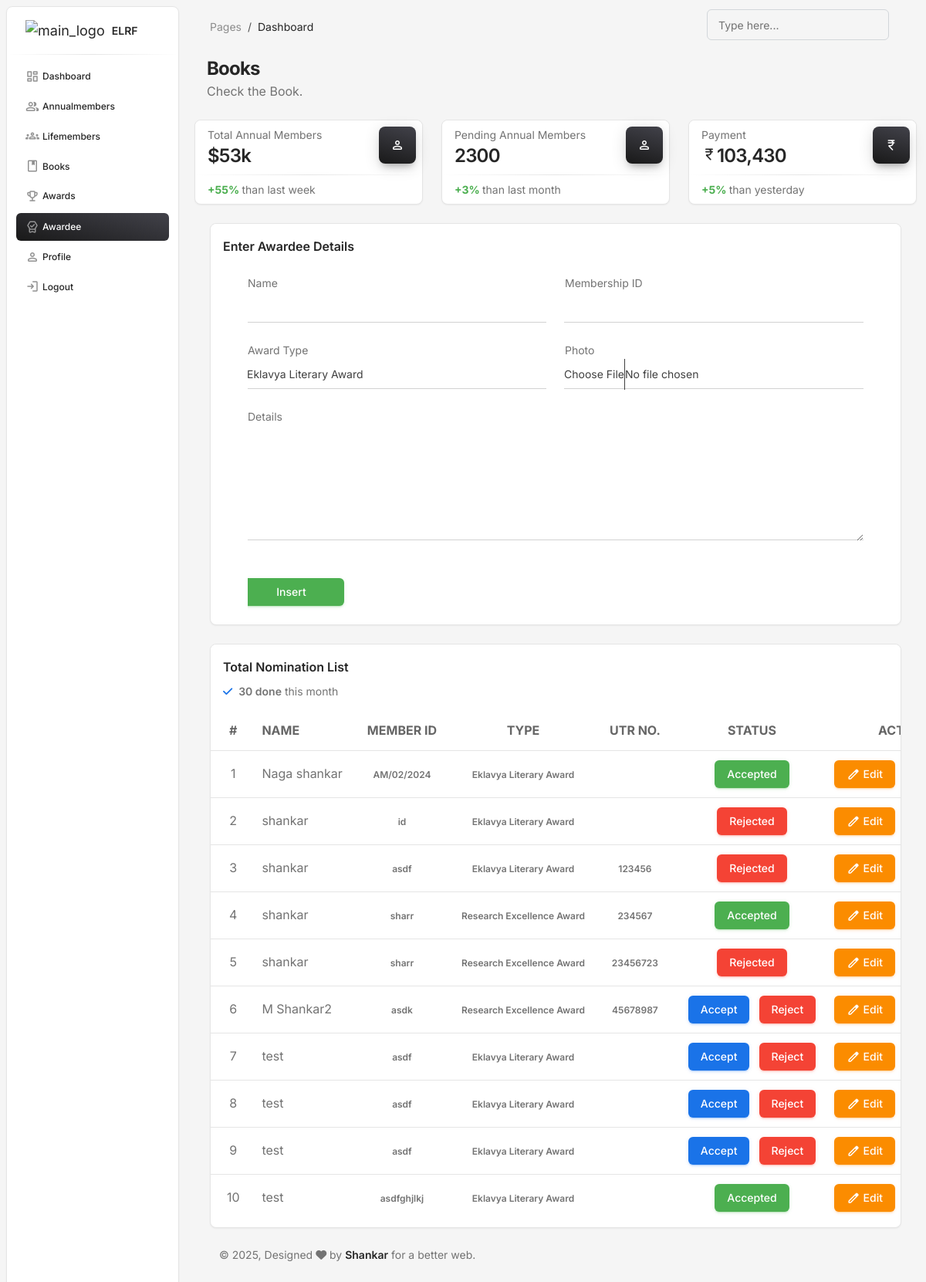
Page /Admin1/pages/awardlist.php on the committed database.
### tables this page shows
CREATE TABLE `awardmem` (
  `id` int(11) NOT NULL,
  `date` varchar(50) NOT NULL DEFAULT current_timestamp(),
  `name` varchar(100) DEFAULT NULL,
  `mid` varchar(50) DEFAULT NULL,
  `type` varchar(100) DEFAULT NULL,
  `status` int(11) NOT NULL DEFAULT 0,
  `utr` bigint(20) DEFAULT NULL,
  `details` text DEFAULT NULL
);

### Admin1/pages/awardlist.php (the view, shortened to what this page needs)
<?php
include('./comp/head.php');
?>
<body class="g-sidenav-show  bg-gray-100">
  <?php
include('./comp/sidebar.php');
  ?>
  <main class="main-content position-relative max-height-vh-100 h-100 border-radius-lg ">
    <?php
include('./comp/nav.php');
  ?>
    <div class="container-fluid py-2">
      <div class="row">
        <div class="ms-3">
          <h3 class="mb-0 h4 font-weight-bolder">Books</h3>
          <p class="mb-4">
            Check the Book.
          </p>
        </div>
        <div class="col-xl-4 col-sm-6 mb-xl-0 mb-4">
          <div class="card">
            <div class="card-header p-2 ps-3">
              <div class="d-flex justify-content-between">
                <div>
                  <p class="text-sm mb-0 text-capitalize">Total Annual Members</p>
                  <h4 class="mb-0">$53k</h4>
                </div>
                <div class="icon icon-md icon-shape bg-gradient-dark shadow-dark shadow text-center border-radius-lg">
                <i class="material-symbols-rounded opacity-10">person</i>
                </div>
              </div>
            </div>
            <hr class="dark horizontal my-0">
            <div class="card-footer p-2 ps-3">
              <p class="mb-0 text-sm"><span class="text-success font-weight-bolder">+55% </span>than last week</p>
            </div>
          </div>
        </div>
        <div class="col-xl-4 col-sm-6 mb-xl-0 mb-4">
          <div class="card">
            <div class="card-header p-2 ps-3">
              <div class="d-flex justify-content-between">
                <div>
                  <p class="text-sm mb-0 text-capitalize">Pending Annual Members</p>
                  <h4 class="mb-0">2300</h4>
                </div>
                <div class="icon icon-md icon-shape bg-gradient-dark shadow-dark shadow text-center border-radius-lg">
                  <i class="material-symbols-rounded opacity-10">person</i>
                </div>
              </div>
            </div>
            <hr class="dark horizontal my-0">
            <div class="card-footer p-2 ps-3">
              <p class="mb-0 text-sm"><span class="text-success font-weight-bolder">+3% </span>than last month</p>
            </div>
          </div>
        </div>
        <div class="col-xl-4 col-sm-6">
          <div class="card">
            <div class="card-header p-2 ps-3">
              <div class="d-flex justify-content-between">
                <div>
                  <p class="text-sm mb-0 text-capitalize">Payment</p>
                  <h4 class="mb-0"> <i class="material-symbols-rounded opacity-10">currency_rupee</i>103,430</h4>
                </div>
                <div class="icon icon-md icon-shape bg-gradient-dark shadow-dark shadow text-center border-radius-lg">
                  <i class="material-symbols-rounded opacity-10">currency_rupee</i>
                </div>
              </div>
            </div>
            <hr class="dark horizontal my-0">
            <div class="card-footer p-2 ps-3">
              <p class="mb-0 text-sm"><span class="text-success font-weight-bolder">+5% </span>than yesterday</p>
            </div>
          </div>
        </div>
      </div>
      <div class="row  mt-4 mb-4 m-2">
        <div class="col mb-md-0 mb-4">
          <div class="card">
            <div class="card-header pb-0">
              <div class="row">
                <div class="col-lg-6 col-7">
                  <h6>Enter Awardee Details</h6>
                </div>
              </div>
            </div>
            <div class="card-body px-5 pb-2 ">
              <div class="table-responsive">
              <form method="POST" action="inawardmem.php" enctype="multipart/form-data">
            <div class="row">
                <div class="col-md-6">
                <div class="input-group input-group-static mb-4">
                        <label >Name</label>
                        <input type="text" name="name" class="form-control  " required>
                    </div>
                </div>
                <div class="col-md-6">
                     <div class="input-group input-group-static mb-4">
                      <label >Membership ID</label>
                        <input type="text" name="mid" class="form-control  " value="" required>
                    </div>
                </div>
            </div>
            <div class="row">
                <div class="col-md-6">
                    <div class="input-group input-group-static mb-4">
                        <label for="exampleFormControlSelect1" class="ms-0">Award Type</label>
                        <select name="type" class="form-control" id="exampleFormControlSelect1" required>
                        <?php
include_once('conn.php');
$sql = "SELECT * FROM awards";
$result = mysqli_query($conn, $sql);
if (mysqli_num_rows($result) > 0) {
  while ($row = mysqli_fetch_assoc($result)) {
?>
                            <option value="<?= $row['name']; ?>"><?= $row['name']; ?></option>
                            <?php
  }}
?>
                        </select>
                    </div>
                </div>
                <div class="col-md-6">
                     <div class="input-group input-group-static mb-4">
                      <label >Photo</label>
                        <input type="file" name="file" class="form-control  " required>
                    </div>
                </div>
</div>
                <div class="col-md-12">
                     <div class="input-group input-group-static mb-4">
                      <label >Details</label>
                      <textarea style="height:150px;" name="detail" class="form-control"  >
  </textarea>
                    </div>
            </div>
            <div class="row">
                <button type="submit" class="col-2 mt-4 px-2 btn btn-success">Insert</button>
            </div>
        </form>
              </div>
            </div>
          </div>
        </div>
</div>
        <div class="row  mt-4 mb-4 m-2">
        <div class="col mb-md-0 mb-4">
          <div class="card">
            <div class="card-header pb-0">
              <div class="row">
                <div class="col-lg-6 col-7">
                  <h6>Total Nomination List</h6>
                  <p class="text-sm mb-0">
                    <i class="fa fa-check text-info" aria-hidden="true"></i>
                    <span class="font-weight-bold ms-1">30 done</span> this month
                  </p>
                </div>
              </div>
            </div>
            <div class="card-body px-0 pb-2">
              <div class="table-responsive">
                <table class="table align-items-center mb-0">
                  <thead>
                    <tr>
                    <th class="text-center text-uppercase text-dark  text-xxl font-weight-bolder opacity-7">#</th>
                      <th class="text-uppercase text-dark text-xxl font-weight-bolder opacity-7 ps-2">Name</th>
                      <th class="text-center text-uppercase text-dark text-xxl font-weight-bolder opacity-7">Member ID</th>
                      <th class="text-center text-uppercase text-dark text-xxl font-weight-bolder opacity-7">Type</th>
                      <th class="text-center text-uppercase text-dark text-xxl font-weight-bolder opacity-7">UTR No.</th>
                      <th class="text-center text-uppercase text-dark text-xxl font-weight-bolder opacity-7">Status</th>
                      <th class="text-center text-uppercase text-dark text-xxl font-weight-bolder opacity-7">Actions</th>
                    </tr>
                  </thead>
                  <tbody>
                  <?php
include_once('conn.php');
$sql = "SELECT * FROM awardmem";
$result = mysqli_query($conn, $sql);
$i = 1;
if (mysqli_num_rows($result) > 0) {
  while ($row = mysqli_fetch_assoc($result)) {
?>
    <tr>
        <td class="align-middle text-center">
            <?= $i; ?>
        </td>
        <td>
            <?= htmlspecialchars($row['name']); ?>
        </td>
        <td class="align-middle text-center text-sm">
            <span class="text-xs font-weight-bold"><?= htmlspecialchars($row['mid']); ?> </span>
        </td>
        <td class="align-middle text-center text-sm">
            <span class="text-xs font-weight-bold"><?= htmlspecialchars($row['type']); ?> </span>
        </td>
        <td class="align-middle text-center text-sm">
            <span class="text-xs font-weight-bold"><?= $row['utr']; ?> </span>
        </td>
        <td class="align-middle text-center">
                        <span class="font-weight-bold"> <?php
                        if ($row['status'] == 0) {
                          echo "<a href='./status.php?id=" . $row['id'] . "&status=1&mem=3'>
                                  <button class='btn btn-info m-1'>Accept</button>
                              </a>";
                          echo "<a href='./status.php?id=" . $row['id'] . "&status=2&mem=3'>
                                  <button class='btn btn-danger m-1'>Reject</button>
                              </a>";
                          echo '</td>';
                      } elseif ($row['status'] == 1) {
                          echo '<button class="btn btn-success m-1">Accepted</button>';
                      } elseif ($row['status'] == 2) {
                          echo '<button class="btn btn-danger m-1">Rejected</button>';
                      }
                        ?></span>
                      </td>
        <td class="align-middle text-center">
            <span class="font-weight-bold">
                <a href="editawardlist.php?id=<?= $row['id']; ?>">
                    <button class='btn btn-warning m-1'>
                        <i class='material-symbols-rounded opacity-10'>edit</i> Edit
                    </button>
                </a>
            </span>
        </td>
    </tr>
<?php
    $i++;
  }
} else {
  echo "<tr><td colspan='6' class='px-5 text-dark h6'> No Record Found </td></tr>";
}
?>
                  </tbody>
                </table>
              </div>
            </div>
          </div>
        </div>
  <?php
include('./comp/footer.php');
  ?>

### Admin1/assets/css/nucleo-svg.css (style rules this page uses)
.icon { display: inline-block; color: #111111; height: 1em; width: 1em; }
.icon { fill: currentColor; stroke: none; }

### rows in the picture
awardmem: name "Naga shankar", mid "AM/02/2024", type "Eklavya Literary Award", status "Accepted"
awardmem: name "shankar", mid "id", type "Eklavya Literary Award", status "Rejected"
awardmem: name "shankar", mid "asdf", type "Eklavya Literary Award", utr "123456", status "Rejected"
awardmem: name "shankar", mid "sharr", type "Research Excellence Award", utr "234567", status "Accepted"
awardmem: name "shankar", mid "sharr", type "Research Excellence Award", utr "23456723", status "Rejected"
awardmem: name "M Shankar2", mid "asdk", type "Research Excellence Award", utr "45678987"
awardmem: name "test", mid "asdf", type "Eklavya Literary Award"
awardmem: name "test", mid "asdf", type "Eklavya Literary Award"
awardmem: name "test", mid "asdf", type "Eklavya Literary Award"
awardmem: name "test", mid "asdfghjlkj", type "Eklavya Literary Award", status "Accepted"

### other values in the picture
form field type "Eklavya Literary Award"
